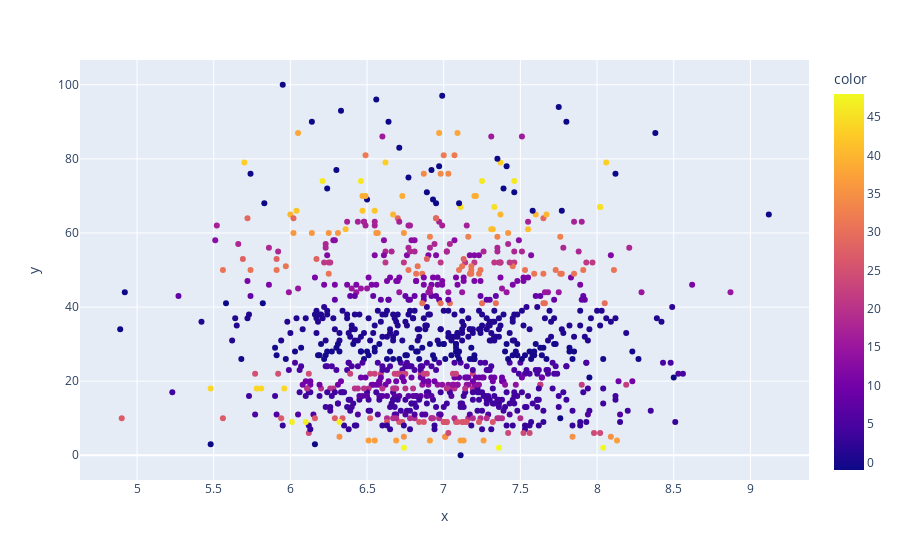

The notebook cell this image was saved under:
### Code cell
fig = px.scatter(x=cgpa, y=marks, color=score_df['cluster'])
fig.show()

### Figure 1 — Plotly figure (JSON) as saved in the notebook; plotly's stock layout.template omitted (floating-point values rounded to 4 significant figures; data arrays with more than 128 entries replaced by an {"elided": "..."} marker saying what was removed)
{"data": [{"hovertemplate": "x=%{x}<br>y=%{y}<br>color=%{marker.color}<extra></extra>", "legendgroup": "", "marker": {"color": {"elided": "1000 int values"}, "coloraxis": "coloraxis", "symbol": "circle"}, "mode": "markers", "name": "", "orientation": "v", "showlegend": false, "type": "scatter", "x": {"elided": "1000 float values"}, "xaxis": "x", "y": {"elided": "1000 int values"}, "yaxis": "y"}], "layout": {"coloraxis": {"colorbar": {"title": {"text": "color"}}, "colorscale": [[0, "#0d0887"], [0.1111, "#46039f"], [0.2222, "#7201a8"], [0.3333, "#9c179e"], [0.4444, "#bd3786"], [0.5556, "#d8576b"], [0.6667, "#ed7953"], [0.7778, "#fb9f3a"], [0.8889, "#fdca26"], [1, "#f0f921"]]}, "legend": {"tracegroupgap": 0}, "margin": {"t": 60}, "xaxis": {"anchor": "y", "domain": [0, 1], "title": {"text": "x"}}, "yaxis": {"anchor": "x", "domain": [0, 1], "title": {"text": "y"}}}}
